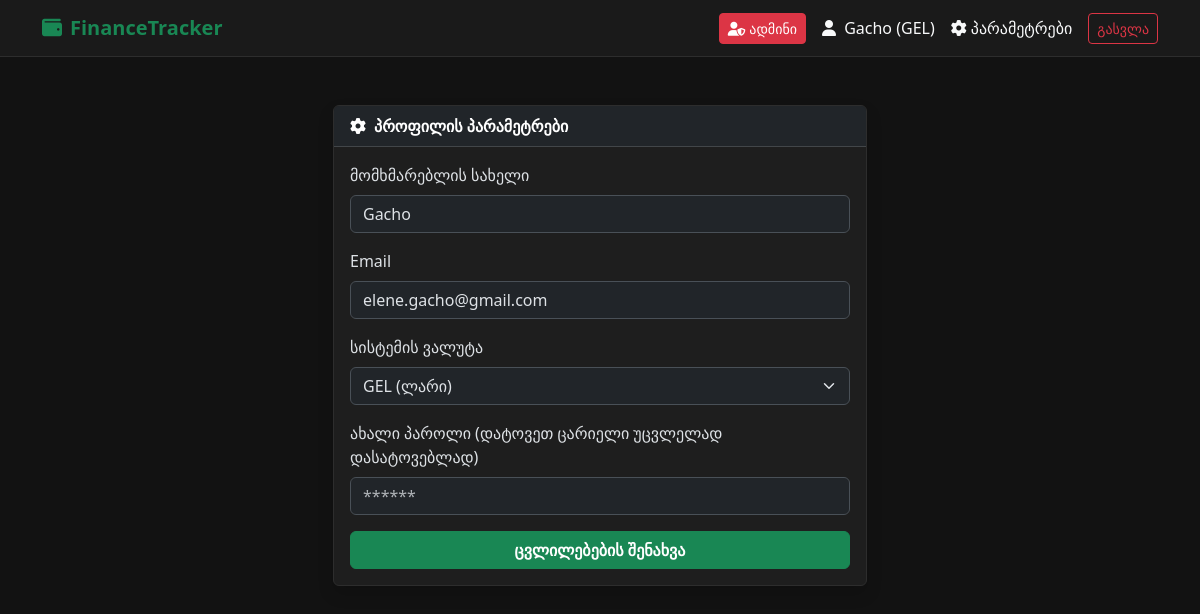
The app's page /settings (signed in), older data.
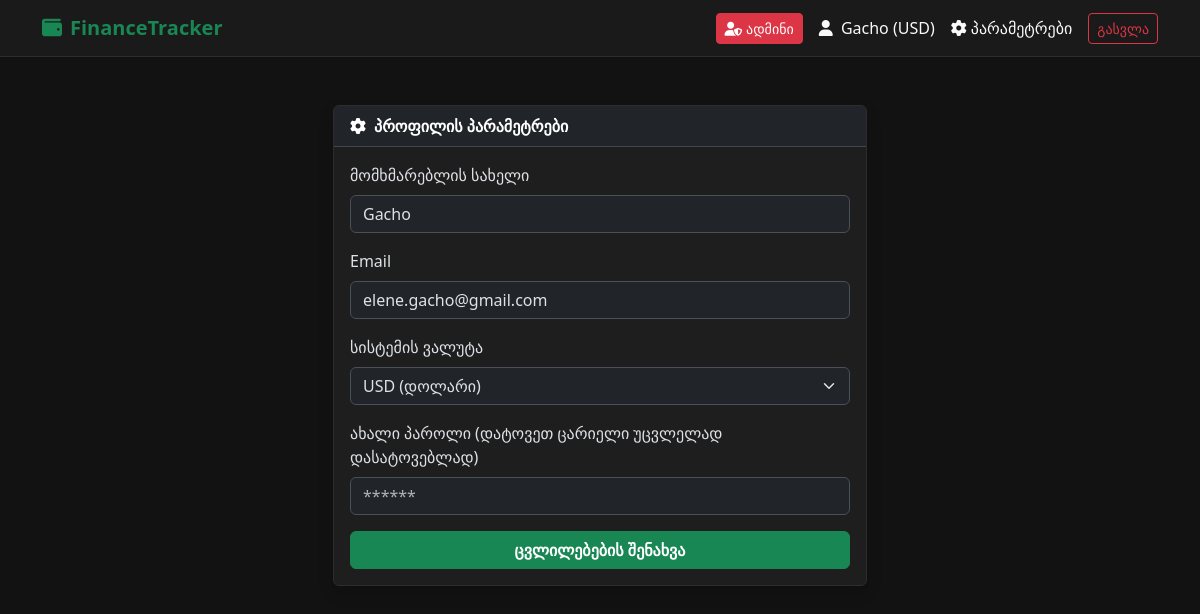
The same page, newer data.
### models/user.py (models this page shows)
class User(UserMixin, db.Model):
    __tablename__ = 'users'
    id = db.Column(db.Integer, primary_key=True)
    username = db.Column(db.String(150), unique=True, nullable=False)
    email = db.Column(db.String(150), unique=True, nullable=False)
    password_hash = db.Column(db.String(256), nullable=False)
    currency = db.Column(db.String(3), default="GEL")
    created_at = db.Column(db.DateTime, default=datetime.utcnow)
    is_admin=db.Column(db.Boolean,default=False)
    categories = db.relationship('Category', backref='user', lazy=True,cascade="all, delete-orphan")
    transactions = db.relationship('Transaction', backref='user', lazy=True,cascade="all, delete-orphan")
    budgets = db.relationship('Budget', backref='user', lazy=True,cascade="all, delete-orphan")

### routes/settings.py (the view, shortened to what this page needs)
@settings_bp.route('/settings', methods=['GET', 'POST'])
@custom_login_required
def index():
    return render_template('settings.html')

### app.py (called while the page is built)
def create_app():
    app = Flask(__name__)
    app.config.from_object(Config)
    db.init_app(app)
    login_manager.init_app(app)
    login_manager.login_view = 'auth.login'
    @login_manager.user_loader
    def load_user(user_id):
        return User.query.get(int(user_id))
    app.register_blueprint(api_bp)
    app.register_blueprint(auth_bp)
    app.register_blueprint(dashboard_bp)
    app.register_blueprint(admin_bp)
    app.register_blueprint(settings_bp)
    app.register_blueprint(category_bp)
    @app.route('/')
    def home():
        return redirect(url_for('auth.login'))
    with app.app_context():
        db.create_all()
    @app.errorhandler(404)
    def page_not_found(e):
        return render_template('404.html'),404
    @app.errorhandler(500)
    def internal_error(e):
        return render_template('500.html'),500
    return app

### templates/settings.html (shortened to what this page needs)
{% extends "base.html" %}
{% block content %}
<div class="container mt-5">
    <div class="row justify-content-center">
        <div class="col-md-6">
            <div class="card shadow">
                <div class="card-header bg-dark text-white fw-bold">
                    <i class="fa-solid fa-gear me-2"></i>პროფილის პარამეტრები
                </div>
                <div class="card-body">
                    <form action="{{ url_for('settings.index') }}" method="POST">
                        <div class="mb-3">
                            <label class="form-label">მომხმარებლის სახელი</label>
                            <input type="text" name="username" class="form-control" value="{{ current_user.username }}" required>
                        </div>
                        <div class="mb-3">
                            <label class="form-label">Email</label>
                            <input type="email" name="email" class="form-control" value="{{ current_user.email }}" required>
                        </div>
                        <div class="mb-3">
                            <label class="form-label">სისტემის ვალუტა</label>
                            <select name="currency" class="form-select">
                                <option value="GEL" {% if current_user.currency == 'GEL' %}selected{% endif %}>GEL (ლარი)</option>
                                <option value="USD" {% if current_user.currency == 'USD' %}selected{% endif %}>USD (დოლარი)</option>
                            </select>
                        </div>
                        <div class="mb-3">
                            <label class="form-label">ახალი პაროლი (დატოვეთ ცარიელი უცვლელად დასატოვებლად)</label>
                            <input type="password" name="password" class="form-control" placeholder="******">
                        </div>
                        <button type="submit" class="btn btn-success w-100 fw-bold">ცვლილებების შენახვა</button>
                    </form>
                </div>
            </div>
        </div>
    </div>
</div>
{% endblock %}

### templates/base.html (shortened to what this page needs)
<!DOCTYPE html>
<html lang="ka" data-bs-theme="dark">
<head>
    <link href="https://cdn.jsdelivr.net/npm/bootstrap@5.3.2/dist/css/bootstrap.min.css" rel="stylesheet">
    <link rel="stylesheet" href="https://cdnjs.cloudflare.com/ajax/libs/font-awesome/6.4.0/css/all.min.css">
</head>
<body>
    <nav class="navbar navbar-expand-lg navbar-dark bg-dark mb-4">
        <div class="container">
            <a class="navbar-brand text-success fw-bold" href="{{ url_for('dashboard.index') }}">
                <i class="fa-solid fa-wallet me-2"></i>FinanceTracker
            </a>
            <div class="d-flex align-items-center">
                {% if current_user.is_authenticated %}
                    {% if current_user.is_admin %}
                        <a href="{{ url_for('admin.index') }}" class="btn btn-danger btn-sm me-3">
                            <i class="fa-solid fa-user-shield me-1"></i>ადმინი
                        </a>
                    {% endif %}
                    <span class="text-light me-3">
                        <i class="fa-solid fa-user me-1"></i> {{ current_user.username }} ({{ current_user.currency }})
                    </span>
                    <a class="text-light text-decoration-none me-3" href="{{ url_for('settings.index') }}">
                        <i class="fa-solid fa-gear me-1"></i>პარამეტრები
                    </a>
                    <a href="/logout" class="btn btn-outline-danger btn-sm">გასვლა</a>
                {% endif %}
            </div>
        </div>
    </nav>
    <div class="container">
        {% block content %}{% endblock %}
    </div>
</body>
</html>

Row changes from the older to the newer data that the page shows:
changed User "Gacho": currency "GEL" → "USD"; currency "GEL (ლარი)" → "USD (დოლარი)"
